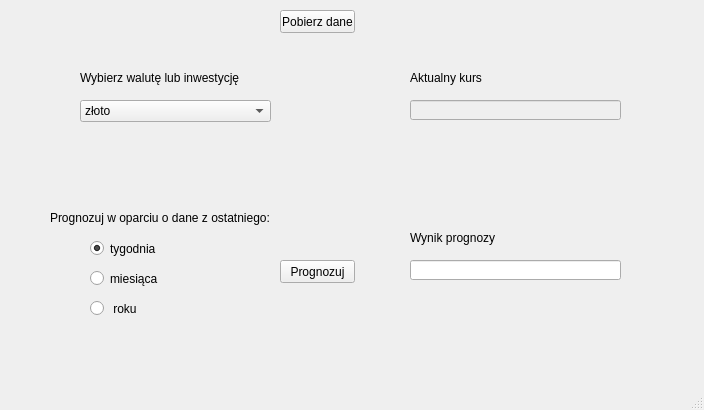
<?xml version="1.0" encoding="UTF-8"?>
<ui version="4.0">
 <class>MainWindow</class>
 <widget class="QMainWindow" name="MainWindow">
  <property name="geometry">
   <rect>
    <x>0</x>
    <y>0</y>
    <width>704</width>
    <height>410</height>
   </rect>
  </property>
  <property name="windowTitle">
   <string>MainWindow</string>
  </property>
  <widget class="QWidget" name="centralwidget">
   <widget class="QComboBox" name="comboBox">
    <property name="geometry">
     <rect>
      <x>80</x>
      <y>100</y>
      <width>191</width>
      <height>22</height>
     </rect>
    </property>
    <item>
     <property name="text">
      <string>złoto</string>
     </property>
    </item>
    <item>
     <property name="text">
      <string>funt szterling</string>
     </property>
    </item>
    <item>
     <property name="text">
      <string>dolar amerykański</string>
     </property>
    </item>
    <item>
     <property name="text">
      <string>euro</string>
     </property>
    </item>
    <item>
     <property name="text">
      <string>korona czeska</string>
     </property>
    </item>
    <item>
     <property name="text">
      <string>peso meksykańskie</string>
     </property>
    </item>
    <item>
     <property name="text">
      <string>rubel rosyjski</string>
     </property>
    </item>
   </widget>
   <widget class="QLineEdit" name="lineEdit">
    <property name="enabled">
     <bool>false</bool>
    </property>
    <property name="geometry">
     <rect>
      <x>410</x>
      <y>100</y>
      <width>211</width>
      <height>20</height>
     </rect>
    </property>
   </widget>
   <widget class="QLabel" name="label">
    <property name="geometry">
     <rect>
      <x>80</x>
      <y>70</y>
      <width>171</width>
      <height>16</height>
     </rect>
    </property>
    <property name="text">
     <string>Wybierz walutę lub inwestycję</string>
    </property>
   </widget>
   <widget class="QLabel" name="label_2">
    <property name="geometry">
     <rect>
      <x>410</x>
      <y>70</y>
      <width>81</width>
      <height>16</height>
     </rect>
    </property>
    <property name="text">
     <string>Aktualny kurs</string>
    </property>
   </widget>
   <widget class="QPushButton" name="pushButton">
    <property name="geometry">
     <rect>
      <x>280</x>
      <y>260</y>
      <width>75</width>
      <height>23</height>
     </rect>
    </property>
    <property name="text">
     <string>Prognozuj</string>
    </property>
   </widget>
   <widget class="QLineEdit" name="lineEdit_2">
    <property name="geometry">
     <rect>
      <x>410</x>
      <y>260</y>
      <width>211</width>
      <height>20</height>
     </rect>
    </property>
   </widget>
   <widget class="QLabel" name="label_3">
    <property name="geometry">
     <rect>
      <x>410</x>
      <y>230</y>
      <width>91</width>
      <height>16</height>
     </rect>
    </property>
    <property name="text">
     <string>Wynik prognozy</string>
    </property>
   </widget>
   <widget class="QRadioButton" name="radioButton">
    <property name="geometry">
     <rect>
      <x>90</x>
      <y>240</y>
      <width>121</width>
      <height>17</height>
     </rect>
    </property>
    <property name="text">
     <string>tygodnia</string>
    </property>
    <property name="checked">
     <bool>true</bool>
    </property>
   </widget>
   <widget class="QRadioButton" name="radioButton_2">
    <property name="geometry">
     <rect>
      <x>90</x>
      <y>270</y>
      <width>111</width>
      <height>17</height>
     </rect>
    </property>
    <property name="text">
     <string>miesiąca</string>
    </property>
   </widget>
   <widget class="QRadioButton" name="radioButton_3">
    <property name="geometry">
     <rect>
      <x>90</x>
      <y>300</y>
      <width>82</width>
      <height>17</height>
     </rect>
    </property>
    <property name="text">
     <string> roku</string>
    </property>
   </widget>
   <widget class="QLabel" name="label_4">
    <property name="geometry">
     <rect>
      <x>50</x>
      <y>210</y>
      <width>231</width>
      <height>16</height>
     </rect>
    </property>
    <property name="text">
     <string>Prognozuj w oparciu o dane z ostatniego:</string>
    </property>
   </widget>
   <widget class="QPushButton" name="pushButton_2">
    <property name="geometry">
     <rect>
      <x>280</x>
      <y>10</y>
      <width>75</width>
      <height>23</height>
     </rect>
    </property>
    <property name="text">
     <string>Pobierz dane</string>
    </property>
   </widget>
  </widget>
  <widget class="QMenuBar" name="menubar">
   <property name="geometry">
    <rect>
     <x>0</x>
     <y>0</y>
     <width>704</width>
     <height>21</height>
    </rect>
   </property>
  </widget>
  <widget class="QStatusBar" name="statusbar"/>
 </widget>
 <resources/>
 <connections/>
</ui>
